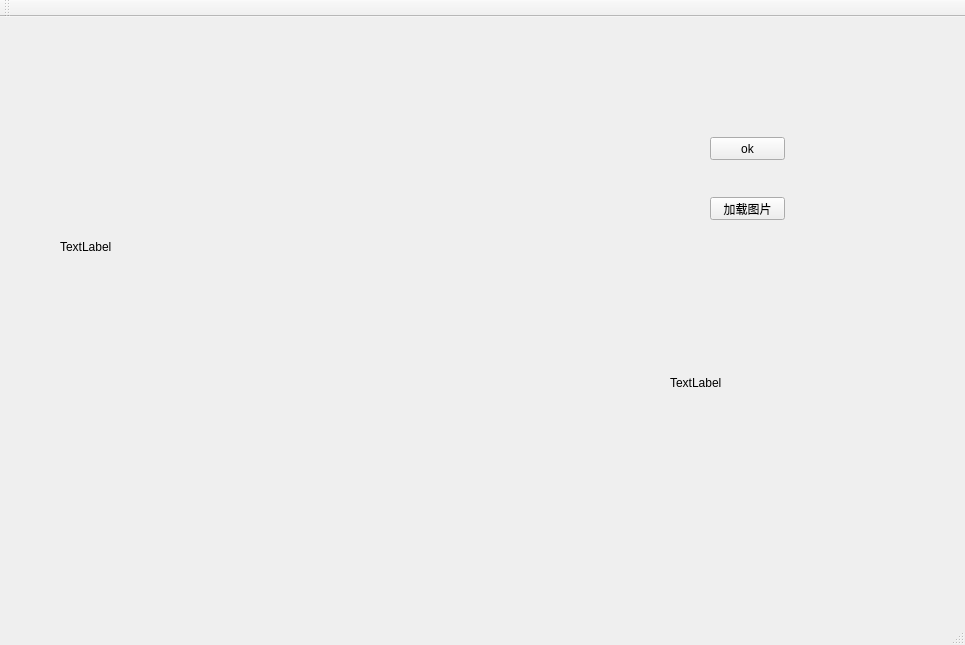
<?xml version="1.0" encoding="UTF-8"?>
<ui version="4.0">
 <class>myQtClass</class>
 <widget class="QMainWindow" name="myQtClass">
  <property name="geometry">
   <rect>
    <x>0</x>
    <y>0</y>
    <width>965</width>
    <height>645</height>
   </rect>
  </property>
  <property name="mouseTracking">
   <bool>true</bool>
  </property>
  <property name="focusPolicy">
   <enum>Qt::NoFocus</enum>
  </property>
  <property name="windowTitle">
   <string>myQt</string>
  </property>
  <widget class="QWidget" name="centralWidget">
   <widget class="QPushButton" name="Button_ok">
    <property name="geometry">
     <rect>
      <x>710</x>
      <y>120</y>
      <width>75</width>
      <height>23</height>
     </rect>
    </property>
    <property name="text">
     <string>ok</string>
    </property>
   </widget>
   <widget class="QPushButton" name="load_image">
    <property name="geometry">
     <rect>
      <x>710</x>
      <y>180</y>
      <width>75</width>
      <height>23</height>
     </rect>
    </property>
    <property name="text">
     <string>加载图片</string>
    </property>
   </widget>
   <widget class="QLabel" name="label_2">
    <property name="geometry">
     <rect>
      <x>670</x>
      <y>350</y>
      <width>191</width>
      <height>31</height>
     </rect>
    </property>
    <property name="text">
     <string>TextLabel</string>
    </property>
   </widget>
   <widget class="QLabel" name="label">
    <property name="geometry">
     <rect>
      <x>60</x>
      <y>50</y>
      <width>449</width>
      <height>359</height>
     </rect>
    </property>
    <property name="text">
     <string>TextLabel</string>
    </property>
   </widget>
  </widget>
  <widget class="QMenuBar" name="menuBar">
   <property name="geometry">
    <rect>
     <x>0</x>
     <y>0</y>
     <width>965</width>
     <height>23</height>
    </rect>
   </property>
  </widget>
  <widget class="QToolBar" name="mainToolBar">
   <attribute name="toolBarArea">
    <enum>TopToolBarArea</enum>
   </attribute>
   <attribute name="toolBarBreak">
    <bool>false</bool>
   </attribute>
  </widget>
  <widget class="QStatusBar" name="statusBar"/>
 </widget>
 <layoutdefault spacing="6" margin="11"/>
 <resources>
  <include location="myQt.qrc"/>
 </resources>
 <connections>
  <connection>
   <sender>Button_ok</sender>
   <signal>clicked()</signal>
   <receiver>myQtClass</receiver>
   <slot>Button_ok_clicked()</slot>
   <hints>
    <hint type="sourcelabel">
     <x>710</x>
     <y>177</y>
    </hint>
    <hint type="destinationlabel">
     <x>467</x>
     <y>177</y>
    </hint>
   </hints>
  </connection>
  <connection>
   <sender>load_image</sender>
   <signal>clicked()</signal>
   <receiver>myQtClass</receiver>
   <slot>load_image_Event()</slot>
   <hints>
    <hint type="sourcelabel">
     <x>756</x>
     <y>237</y>
    </hint>
    <hint type="destinationlabel">
     <x>526</x>
     <y>208</y>
    </hint>
   </hints>
  </connection>
 </connections>
 <slots>
  <signal>wheelsignal(QWheelEvent*event)</signal>
  <slot>Button_ok_clicked()</slot>
  <slot>wheelEvent(QWheelEvent*event)</slot>
  <slot>load_image_Event()</slot>
 </slots>
</ui>
